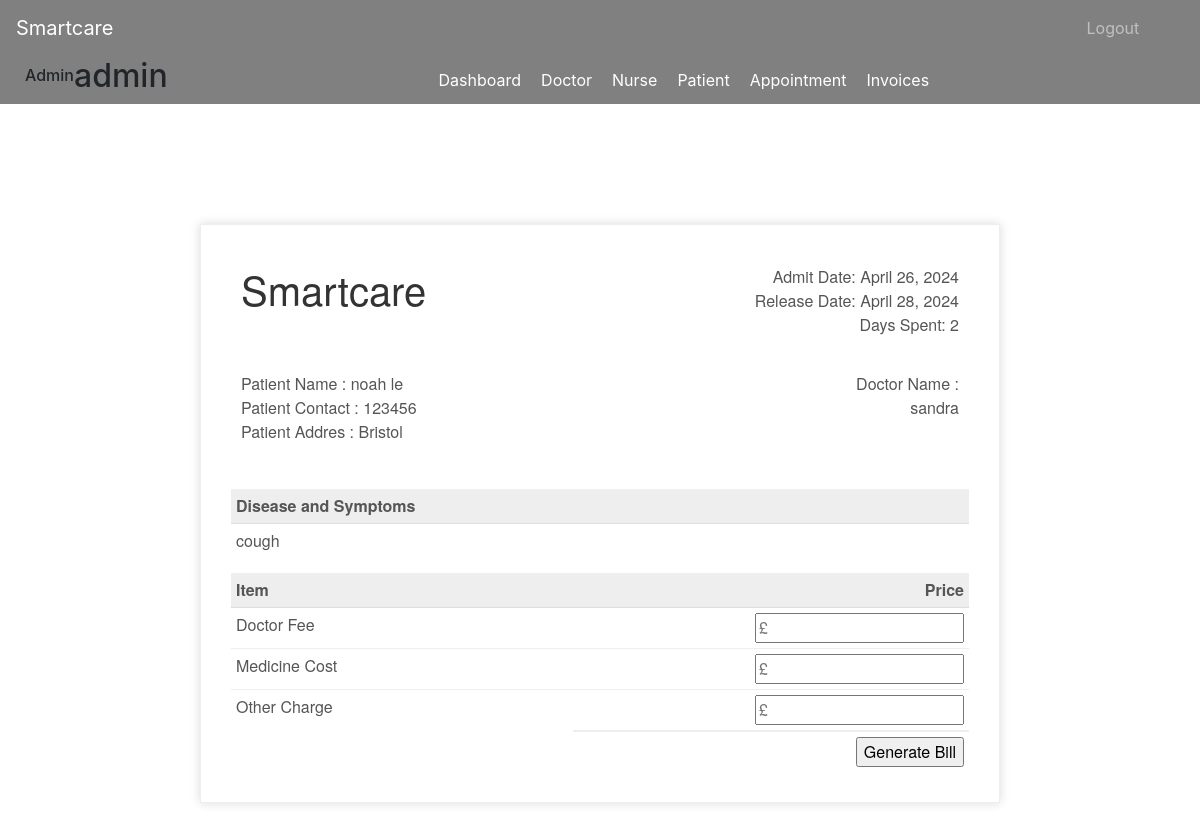
Page /discharge-patient/1 (signed in) on the committed database.
### accounts/models.py (models this page shows, shortened)
class Patient(models.Model):
    user=models.OneToOneField(User,on_delete=models.CASCADE)
    address = models.CharField(max_length=40)
    date_of_birth = models.DateField(null=True)
    mobile = models.CharField(max_length=20,null=False)
    symptoms = models.CharField(max_length=100,null=False)
    assignedDoctorId = models.PositiveIntegerField(null=True)
    assignedNurseId = models.PositiveIntegerField(null=True)
    admitDate=models.DateField(auto_now=True)
    status=models.BooleanField(default=False)
    @property
    def get_name(self):
        return self.user.first_name+" "+self.user.last_name

### accounts/views.py (the view, shortened to what this page needs)
# urls.py: path('discharge-patient/<int:pk>', views.discharge_patient_view, name='discharge-patient'),
@login_required(login_url='adminlogin')
@user_passes_test(is_admin)
def discharge_patient_view(request,pk):
    patient=models.Patient.objects.get(id=pk)
    patients = models.Patient.objects.filter(status=True)
    pDD=models.PatientDischargeDetails()
    appointments = models.Appointment.objects.all().filter(status=True)
    for appointment in appointments:
        appointment.doctorName = models.User.objects.get(id=appointment.doctorId).first_name
        appointment.patientName = models.User.objects.get(id=appointment.patientId).first_name
    days=(date.today()-patient.admitDate) #2 days, 0:00:00
    assignedDoctor=models.User.objects.all().filter(id=patient.assignedDoctorId)
    d=days.days # only how many day that is 2
    patientDict={
        'patientId':pk,
        'name':patient.get_name,
        'mobile':patient.mobile,
        'address':patient.address,
        'symptoms':patient.symptoms,
        'admitDate':patient.admitDate,
        'todayDate':date.today(),
        'day':d,
        'assignedDoctorName':assignedDoctor[0].first_name,
        'appointments': appointments,
        'patients': patients
    }
    return render(request,'smartcare/patient_generate_bill.html',context=patientDict)

### accounts/views.py (called while the page is built)
def is_admin(user):
    return user.groups.filter(name='ADMIN').exists()

### templates/smartcare/patient_generate_bill.html (shortened to what this page needs)
{% extends 'smartcare/admin_base.html' %}
{% load static %}
{% block content %}
<head>
</head>
<br><br><br>
<div class="invoice-box">
  <table cellpadding="0" cellspacing="0">
    <tr class="top">
      <td colspan="2">
        <table>
          <tr>
            <td class="title">
              <h1>Smartcare</h1>
            </td>
            <td>
              Admit Date: {{admitDate}}<br>
              Release Date: {{todayDate}}<br>
              Days Spent: {{day}}
            </td>
          </tr>
        </table>
      </td>
    </tr>
    <tr class="information">
      <td colspan="2">
        <table>
          <tr>
            <td>
              Patient Name : {{name}}<br>
              Patient Contact : {{mobile}}<br>
              Patient Addres : {{address}}<br>
            </td>
            <td>
              Doctor Name :<br>
              {{assignedDoctorName}}<br>
            </td>
          </tr>
        </table>
      </td>
    </tr>
    <tr class="heading">
      <td>
        Disease and Symptoms
      </td>
      <td>
      </td>
    </tr>
    <tr class="details">
      <td>
        {{symptoms}}
      </td>
    </tr>
    <tr class="heading">
      <td>
        Item
      </td>
      <td>
        Price
      </td>
    </tr>
    <form method="post">
      <tr class="item">
        <td>
          Doctor Fee
        </td>
        <td>
          <input type="number" name="doctorFee" placeholder="£" value="">
        </td>
      </tr>
      <tr class="item">
        <td>
          Medicine Cost
        </td>
        <td>
          <input type="number" name="medicineCost" placeholder="£" value="">
        </td>
      </tr>
      <tr class="item last">
        <td>
          Other Charge
        </td>
        <td>
          <input type="number" name="OtherCharge" placeholder="£" value="">
        </td>
      </tr>
      <tr class="total">
        <td></td>
        <td>
          <input type="submit" name="submit" value="Generate Bill">
        </td>
      </tr>
    </form>
  </table>
</div>
{% endblock content %}

### templates/smartcare/admin_base.html (shortened to what this page needs)
<!DOCTYPE html>
{% load static %}
<html lang="en">
  <head>
    <link
      rel="stylesheet"
      href="https://stackpath.bootstrapcdn.com/bootstrap/4.3.1/css/bootstrap.min.css"
    />
    <link
      rel="stylesheet"
      href="https://maxcdn.bootstrapcdn.com/font-awesome/4.7.0/css/font-awesome.min.css"
    />
    <link rel="stylesheet" href="{% static '/styles.css' %}" />
  </head>
  <body>
    <main>
      <div class="bs-example">
        <nav
          class="navbar navbar-expand-md navbar-dark fixed-top"
          style="background: Grey"
        >
          <a href="/admin-dashboard" class="navbar-brand">Smartcare</a>
          <div
            class="collapse navbar-collapse justify-content-between"
            id="navbarCollapse"
          >
            <div class="navbar-nav" style="margin-left: 90%">
              <a href="/logout" class="nav-item nav-link">Logout</a>
            </div>
          </div>
        </nav>
      </div>
      <nav class="menu" tabindex="0">
        <header class="avatar">
          <br /><br />
          <h6>Admin</h6>
          <h2>{{request.user.first_name}}</h2>
        </header>
        <ul>
          <li tabindex="0" class="icon-dashboard">
            <a
              style="color: white; text-decoration: none"
              href="/admin-dashboard"
              ><span>Dashboard</span></a
            >
          </li>
          <li tabindex="0" class="icon-customers">
            <a style="color: white; text-decoration: none" href="/admin-doctor"
              ><span>Doctor</span></a
            >
          </li>
          <li tabindex="0" class="icon-customers">
            <a style="color: white; text-decoration: none" href="/admin-nurse"
              ><span>Nurse</span></a
            >
          </li>
          <li tabindex="0" class="icon-users">
            <a style="color: white; text-decoration: none" href="/admin-patient"
              ><span>Patient</span></a
            >
          </li>
          <li tabindex="0" class="icon-calendar">
            <a
              style="color: white; text-decoration: none"
              href="/admin-appointment"
              ><span>Appointment</span></a
            >
          </li>
          <li tabindex="0" class="icon-users">
            <a style="color: white; text-decoration: none" href="/admin-invoice"
              ><span>Invoices</span></a
            >
          </li>
        </ul>
      </nav>
      <br /><br />
      {% block content %} {% endblock content %}
      <br /><br /><br /><br />
    </main>
  </body>
</html>

### templates/smartcare/admin_base.html (style rules this page uses)
.navbar { position: relative; }
.menu { top: 100%; left: 0; background: grey; outline: none; display: flex; flex-direction: row; }
.menu ul { list-style: none; padding: 0; margin: auto; display: flex; align-items: center; }
.menu ul li { padding: 10px; }
.menu ul li a { color: white; text-decoration: none; }
.avatar { margin: 0px 0px 0px 25px; display: flex; align-items: center; }

### templates/smartcare/patient_generate_bill.html (style rules this page uses)
.invoice-box { max-width: 800px; margin: auto; padding: 30px; border: 1px solid #eee; box-shadow: 0 0 10px rgba(0, 0, 0, .15); font-size: 16px; line-height: 24px; font-family: 'Helvetica Neue', 'Helvetica', Helvetica, Arial, sans-serif; color: #555; }
.invoice-box table { width: 100%; line-height: inherit; text-align: left; }
.invoice-box table td { padding: 5px; vertical-align: top; }
.invoice-box table tr td:nth-child(2) { text-align: right; }
.invoice-box table tr.top table td { padding-bottom: 20px; }
.invoice-box table tr.top table td.title { font-size: 45px; line-height: 45px; color: #333; }
.invoice-box table tr.information table td { padding-bottom: 40px; }
.invoice-box table tr.heading td { background: #eee; border-bottom: 1px solid #ddd; font-weight: bold; }
.invoice-box table tr.details td { padding-bottom: 20px; }
.invoice-box table tr.item td { border-bottom: 1px solid #eee; }
.invoice-box table tr.item.last td { border-bottom: none; }
.invoice-box table tr.total td:nth-child(2) { border-top: 2px solid #eee; font-weight: bold; }
.menu { top: 50px; }

### rows in the picture
Patient: admitDate "April 26, 2024", mobile "123456", address "Bristol", symptoms "cough"

### other values in the picture
{{ request.user.first_name }} "admin"
{{ name }} "noah le"
{{ assignedDoctorName }} "sandra"
